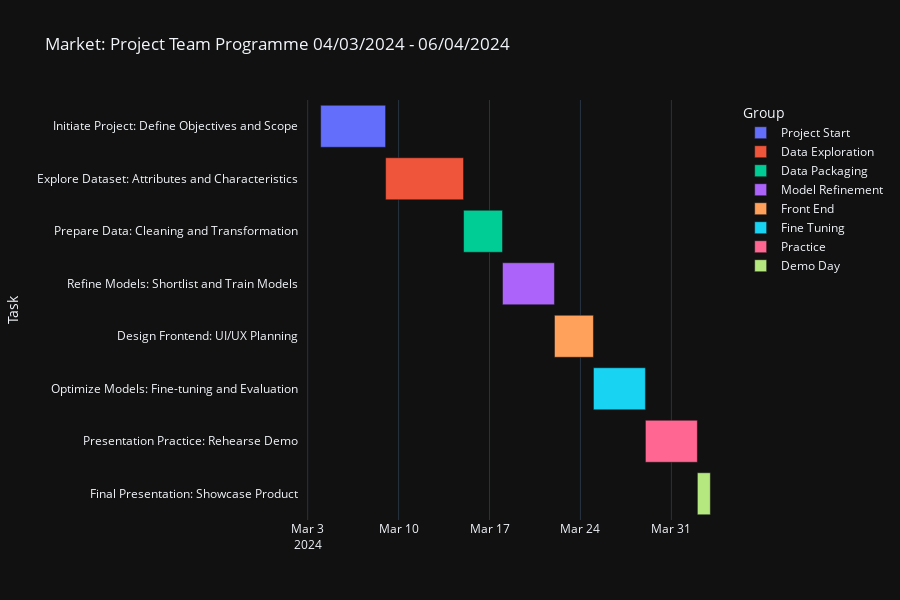

The cell this chart's notebook holds for it:
### Code cell
import pandas as pd
import plotly.express as px
import matplotlib.pyplot as plt

# Create tasks with a new 'Group' column
df = pd.DataFrame([
    
    {'Task': 'Initiate Project: Define Objectives and Scope', 'duration': 5, 'Group': 'Project Start'},
    {'Task': 'Explore Dataset: Attributes and Characteristics', 'duration': 6, 'Group': 'Data Exploration'},
    {'Task': 'Prepare Data: Cleaning and Transformation', 'duration': 3, 'Group': 'Data Packaging'},
    {'Task': 'Refine Models: Shortlist and Train Models', 'duration': 4, 'Group': 'Model Refinement'},
    {'Task': 'Design Frontend: UI/UX Planning', 'duration': 3, 'Group': 'Front End'},
    {'Task': 'Optimize Models: Fine-tuning and Evaluation', 'duration': 4, 'Group': 'Fine Tuning'},
    {'Task': 'Presentation Practice: Rehearse Demo', 'duration': 4, 'Group': 'Practice'},
    {'Task': 'Final Presentation: Showcase Product', 'duration': 1, 'Group': 'Demo Day'}
])

# Set your desired start date
start_date = pd.to_datetime('2024-03-04')

# Calculate start and end dates based on the cumulative sum of durations
df['start'] = start_date + pd.to_timedelta(df['duration'].cumsum() - df['duration'], unit='D')
df['end'] = start_date + pd.to_timedelta(df['duration'].cumsum(), unit='D')

# Change the color theme to 'plotly_dark'
fig = px.timeline(
    data_frame=df,
    x_start="start",
    x_end="end",
    y="Task",
    color='Group',
    title='Market: Project Team Programme 04/03/2024 - 06/04/2024',
    height=600,
    template='plotly_dark'
)

fig.update_yaxes(autorange="reversed")
fig.show()

### Figure 1 — Plotly figure (JSON) as saved in the notebook; plotly's stock layout.template omitted (floating-point values rounded to 4 significant figures)
{"data": [{"alignmentgroup": "True", "base": ["2024-03-04T00:00:00"], "hovertemplate": "Group=Project Start<br>start=%{base}<br>end=%{x}<br>Task=%{y}<extra></extra>", "legendgroup": "Project Start", "marker": {"color": "#636efa", "pattern": {"shape": ""}}, "name": "Project Start", "offsetgroup": "Project Start", "orientation": "h", "showlegend": true, "textposition": "auto", "type": "bar", "x": [432000000], "xaxis": "x", "y": ["Initiate Project: Define Objectives and Scope"], "yaxis": "y"}, {"alignmentgroup": "True", "base": ["2024-03-09T00:00:00"], "hovertemplate": "Group=Data Exploration<br>start=%{base}<br>end=%{x}<br>Task=%{y}<extra></extra>", "legendgroup": "Data Exploration", "marker": {"color": "#EF553B", "pattern": {"shape": ""}}, "name": "Data Exploration", "offsetgroup": "Data Exploration", "orientation": "h", "showlegend": true, "textposition": "auto", "type": "bar", "x": [518400000], "xaxis": "x", "y": ["Explore Dataset: Attributes and Characteristics"], "yaxis": "y"}, {"alignmentgroup": "True", "base": ["2024-03-15T00:00:00"], "hovertemplate": "Group=Data Packaging<br>start=%{base}<br>end=%{x}<br>Task=%{y}<extra></extra>", "legendgroup": "Data Packaging", "marker": {"color": "#00cc96", "pattern": {"shape": ""}}, "name": "Data Packaging", "offsetgroup": "Data Packaging", "orientation": "h", "showlegend": true, "textposition": "auto", "type": "bar", "x": [259200000], "xaxis": "x", "y": ["Prepare Data: Cleaning and Transformation"], "yaxis": "y"}, {"alignmentgroup": "True", "base": ["2024-03-18T00:00:00"], "hovertemplate": "Group=Model Refinement<br>start=%{base}<br>end=%{x}<br>Task=%{y}<extra></extra>", "legendgroup": "Model Refinement", "marker": {"color": "#ab63fa", "pattern": {"shape": ""}}, "name": "Model Refinement", "offsetgroup": "Model Refinement", "orientation": "h", "showlegend": true, "textposition": "auto", "type": "bar", "x": [345600000], "xaxis": "x", "y": ["Refine Models: Shortlist and Train Models"], "yaxis": "y"}, {"alignmentgroup": "True", "base": ["2024-03-22T00:00:00"], "hovertemplate": "Group=Front End<br>start=%{base}<br>end=%{x}<br>Task=%{y}<extra></extra>", "legendgroup": "Front End", "marker": {"color": "#FFA15A", "pattern": {"shape": ""}}, "name": "Front End", "offsetgroup": "Front End", "orientation": "h", "showlegend": true, "textposition": "auto", "type": "bar", "x": [259200000], "xaxis": "x", "y": ["Design Frontend: UI/UX Planning"], "yaxis": "y"}, {"alignmentgroup": "True", "base": ["2024-03-25T00:00:00"], "hovertemplate": "Group=Fine Tuning<br>start=%{base}<br>end=%{x}<br>Task=%{y}<extra></extra>", "legendgroup": "Fine Tuning", "marker": {"color": "#19d3f3", "pattern": {"shape": ""}}, "name": "Fine Tuning", "offsetgroup": "Fine Tuning", "orientation": "h", "showlegend": true, "textposition": "auto", "type": "bar", "x": [345600000], "xaxis": "x", "y": ["Optimize Models: Fine-tuning and Evaluation"], "yaxis": "y"}, {"alignmentgroup": "True", "base": ["2024-03-29T00:00:00"], "hovertemplate": "Group=Practice<br>start=%{base}<br>end=%{x}<br>Task=%{y}<extra></extra>", "legendgroup": "Practice", "marker": {"color": "#FF6692", "pattern": {"shape": ""}}, "name": "Practice", "offsetgroup": "Practice", "orientation": "h", "showlegend": true, "textposition": "auto", "type": "bar", "x": [345600000], "xaxis": "x", "y": ["Presentation Practice: Rehearse Demo"], "yaxis": "y"}, {"alignmentgroup": "True", "base": ["2024-04-02T00:00:00"], "hovertemplate": "Group=Demo Day<br>start=%{base}<br>end=%{x}<br>Task=%{y}<extra></extra>", "legendgroup": "Demo Day", "marker": {"color": "#B6E880", "pattern": {"shape": ""}}, "name": "Demo Day", "offsetgroup": "Demo Day", "orientation": "h", "showlegend": true, "textposition": "auto", "type": "bar", "x": [86400000], "xaxis": "x", "y": ["Final Presentation: Showcase Product"], "yaxis": "y"}], "layout": {"barmode": "overlay", "height": 600, "legend": {"title": {"text": "Group"}, "tracegroupgap": 0}, "title": {"text": "Market: Project Team Programme 04/03/2024 - 06/04/2024"}, "xaxis": {"anchor": "y", "domain": [0, 1], "type": "date"}, "yaxis": {"anchor": "x", "autorange": "reversed", "domain": [0, 1], "title": {"text": "Task"}}}}
